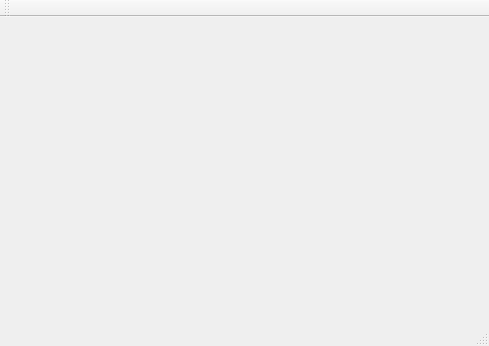
<?xml version="1.0" encoding="UTF-8"?>
<ui version="4.0">
 <class>MainWindow</class>
 <widget class="QMainWindow" name="MainWindow">
  <property name="geometry">
   <rect>
    <x>0</x>
    <y>0</y>
    <width>489</width>
    <height>346</height>
   </rect>
  </property>
  <property name="windowTitle">
   <string>MainWindow</string>
  </property>
  <widget class="QWidget" name="centralWidget"/>
  <widget class="QMenuBar" name="menuBar">
   <property name="geometry">
    <rect>
     <x>0</x>
     <y>0</y>
     <width>489</width>
     <height>21</height>
    </rect>
   </property>
  </widget>
  <widget class="QToolBar" name="mainToolBar">
   <attribute name="toolBarArea">
    <enum>TopToolBarArea</enum>
   </attribute>
   <attribute name="toolBarBreak">
    <bool>false</bool>
   </attribute>
  </widget>
  <widget class="QStatusBar" name="statusBar"/>
 </widget>
 <layoutdefault spacing="6" margin="11"/>
 <resources/>
 <connections/>
</ui>
